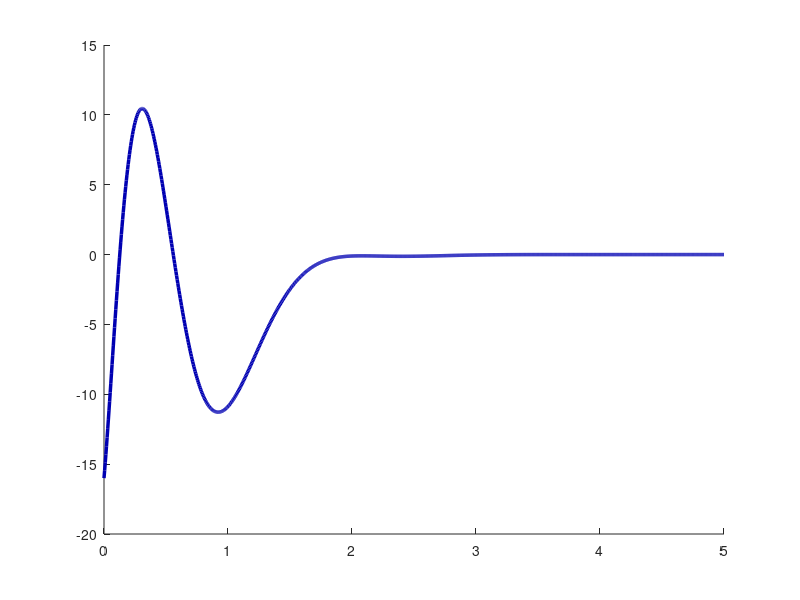

MATLAB code to generate this figure: (Note: this script raises an error after producing the figure.)
clc;

A = [5 -9 -7 1;
    -9  5 -1 7;
    -7 -1  5 9;
     1  7  9 5];

B = [3; 3; 1; 3];

C = [0 1 0 0;
     0 0 1 0];

D = [4; 1];

[V, Lambda] = eig(A);
C_tilde = C * V;

Gamma = diag([-10, -15]);
Y = [3 2; 1 4];
Q = lyap(-Gamma, A, -Y*C)
disp('det([C;Q]) ='), disp(det([C;Q]))


%% Моделирование

Gamma = diag([-10 -15]);

K = place(A,B,[-3 -3+4i -3-4i -5]);

dt = 0.005;
t = 0:dt:5;

x0 = [1;1;1;1];
z0 = [0;0];

x = zeros(4,length(t));
z = zeros(2,length(t));
xhat = zeros(4,length(t));

x(:,1) = x0;
z(:,1) = z0;

for k=1:length(t)-1
    
    u = -K*x(:,k);
    y = C*x(:,k) + D*u;
    
    xdot = A*x(:,k) + B*u;
    x(:,k+1) = x(:,k) + xdot*dt;
    
    zdot = Gamma*z(:,k) - Y*y + (Q*B + Y*D)*u;
    z(:,k+1) = z(:,k) + zdot*dt;
    
    xhat(:,k) = [C;Q]\([y-D*u; z(:,k)]);
    
end

xhat(:,end) = [C;Q]\([C*x(:,end)+D*(-K*x(:,end)) - D*(-K*x(:,end)); z(:,end)]);

e = x - xhat;


colors = [0, 0.5, 0.4; 0, 0, 0.7; 0.8, 0.2, 0.2; 0.85, 0.65, 0.0];
T = 14; M = 18; L = 20;


u = zeros(1,length(t));
for k=1:length(t)
    u(k) = -K*x(:,k);
end

figure('Color','white','Position',[100 100 900 400]); hold on
plot(t, u, 'LineWidth', 2.5, 'Color', colors(2,:))

ax = gca; ax.LineWidth = 1.5; ax.FontSize = T;
ax.XColor = [0.3 0.3 0.3]; ax.YColor = [0.3 0.3 0.3];

grid on; grid minor; box on;

ax.GridColor = [0.9 0.9 0.9]; ax.GridAlpha = 0.4;
ax.MinorGridColor = [0.95 0.95 0.95]; ax.MinorGridAlpha = 0.2;

xlabel('$t$','Interpreter','latex','FontSize',M)
ylabel('$u(t)$','Interpreter','latex','FontSize',M)

legend('$u(t)$','Interpreter','latex','Location','northeast','FontSize',L)

set(findall(gcf,'-property','FontName'),'FontName','DejaVu Math TeX Gyre');

exportgraphics(gcf,'../../report/images/task4/u.pdf','ContentType','vector')


%% zhat(t)

figure('Color','white','Position',[100 100 900 400]); hold on

plot(t, z(1,:), 'LineWidth', 2.5, 'Color', colors(3,:))
plot(t, z(2,:), 'LineWidth', 2.5, 'Color', colors(4,:), 'LineStyle','--')

ax = gca; ax.LineWidth = 1.5; ax.FontSize = T;
ax.XColor = [0.3 0.3 0.3]; ax.YColor = [0.3 0.3 0.3];

grid on; grid minor; box on;

ax.GridColor = [0.9 0.9 0.9]; ax.GridAlpha = 0.4;
ax.MinorGridColor = [0.95 0.95 0.95]; ax.MinorGridAlpha = 0.2;

xlabel('$t$','Interpreter','latex','FontSize',M)
ylabel('$\hat z(t)$','Interpreter','latex','FontSize',M)

legend('$\hat z_1$','$\hat z_2$','Interpreter','latex','Location','northeast','FontSize',L)

set(findall(gcf,'-property','FontName'),'FontName','DejaVu Math TeX Gyre');

exportgraphics(gcf,'../../report/images/task4/z.pdf','ContentType','vector')





figure('Color','white','Position',[100 100 900 400]); hold on

plot(t, e(1,:), 'LineWidth', 2.5, 'Color', colors(3,:))
plot(t, e(2,:), 'LineWidth', 2.5, 'Color', colors(4,:), 'LineStyle','--')
plot(t, e(3,:), 'LineWidth', 2.5, 'Color', colors(1,:), 'LineStyle','-.')
plot(t, e(4,:), 'LineWidth', 2.5, 'Color', colors(2,:), 'LineStyle',':')

ax = gca; ax.LineWidth = 1.5; ax.FontSize = T;
ax.XColor = [0.3 0.3 0.3]; ax.YColor = [0.3 0.3 0.3];

grid on; grid minor; box on;

ax.GridColor = [0.9 0.9 0.9]; ax.GridAlpha = 0.4;
ax.MinorGridColor = [0.95 0.95 0.95]; ax.MinorGridAlpha = 0.2;

xlabel('$t$','Interpreter','latex','FontSize',M)
ylabel('$e(t)$','Interpreter','latex','FontSize',M)

legend('$e_1$','$e_2$','$e_3$','$e_4$','Interpreter','latex','Location','northeast','FontSize',L)

set(findall(gcf,'-property','FontName'),'FontName','DejaVu Math TeX Gyre');

exportgraphics(gcf,'../../report/images/task4/e.pdf','ContentType','vector')




%% x(t) vs xhat(t)

figure('Color','white','Position',[100 100 900 400]); hold on

plot(t, x(1,:), 'LineWidth', 2.5, 'Color', colors(3,:))
plot(t, xhat(1,:), 'LineWidth', 2.5, 'Color', colors(3,:), 'LineStyle','--')

plot(t, x(2,:), 'LineWidth', 2.5, 'Color', colors(4,:))
plot(t, xhat(2,:), 'LineWidth', 2.5, 'Color', colors(4,:), 'LineStyle','--')

plot(t, x(3,:), 'LineWidth', 2.5, 'Color', colors(1,:))
plot(t, xhat(3,:), 'LineWidth', 2.5, 'Color', colors(1,:), 'LineStyle','--')

plot(t, x(4,:), 'LineWidth', 2.5, 'Color', colors(2,:))
plot(t, xhat(4,:), 'LineWidth', 2.5, 'Color', colors(2,:), 'LineStyle','--')

ax = gca; ax.LineWidth = 1.5; ax.FontSize = T;
ax.XColor = [0.3 0.3 0.3]; ax.YColor = [0.3 0.3 0.3];

grid on; grid minor; box on;

ax.GridColor = [0.9 0.9 0.9]; ax.GridAlpha = 0.4;
ax.MinorGridColor = [0.95 0.95 0.95]; ax.MinorGridAlpha = 0.2;

xlabel('$t$','Interpreter','latex','FontSize',M)
ylabel('$x(t),\hat x(t)$','Interpreter','latex','FontSize',M)

legend('$x_1$','$\hat x_1$','$x_2$','$\hat x_2$','$x_3$','$\hat x_3$','$x_4$','$\hat x_4$','Interpreter','latex','Location','northeast','FontSize',L, 'NumColumns', 4)

set(findall(gcf,'-property','FontName'),'FontName','DejaVu Math TeX Gyre');

exportgraphics(gcf,'../../report/images/task4/x_compare.pdf','ContentType','vector')
